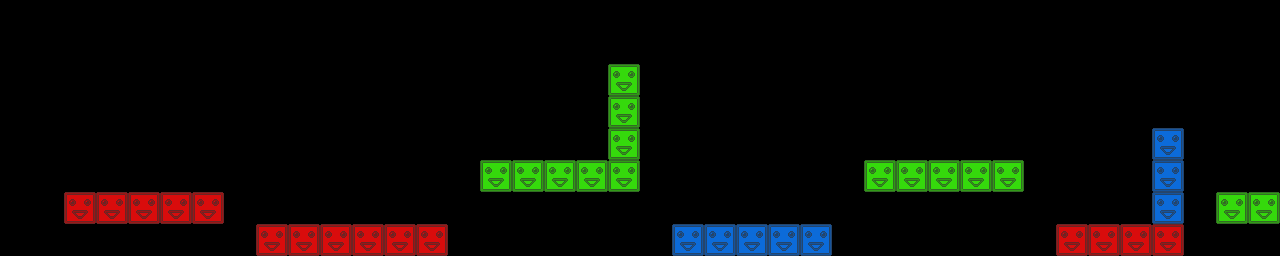

Rendered tile map (Tiled .tmx) drawn with the repository's tilesets; below, a short description and the map source with its tile grids summarised:
An orthogonal 40x8 tile map with 32x32 px tiles, 3 tile layers (red, green, blue) and 11 objects.

<map version="1.0" orientation="orthogonal" renderorder="right-down" width="40" height="8" tilewidth="32" tileheight="32">
 <tileset firstgid="1" name="blocks" tilewidth="32" tileheight="32">
  <image source="blocks.png" width="96" height="32" />
 </tileset>
 <layer name="red" width="40" height="8">
  <data>[320 cells, 15 non-empty, 1 distinct tile ids]</data>
 </layer>
 <layer name="green" width="40" height="8">
  <data>[320 cells, 15 non-empty, 1 distinct tile ids]</data>
 </layer>
 <layer name="blue" width="40" height="8">
  <data>[320 cells, 8 non-empty, 1 distinct tile ids]</data>
 </layer>
 <objectgroup name="crystals">
  <object x="185" y="160">
   <ellipse />
  </object>
  <object x="340" y="194">
   <ellipse />
  </object>
  <object x="546" y="128">
   <ellipse />
  </object>
  <object x="767" y="189">
   <ellipse />
  </object>
  <object x="945" y="133">
   <ellipse />
  </object>
  <object x="1247" y="160">
   <ellipse />
  </object>
 </objectgroup>
 <objectgroup name="spikes">
  <object x="255" y="105" height="1">
   <ellipse />
  </object>
  <object x="257" y="129" height="5">
   <ellipse />
  </object>
  <object x="847" y="93">
   <ellipse />
  </object>
  <object x="1055" y="190">
   <ellipse />
  </object>
  <object x="704" y="128">
   <ellipse />
  </object>
 </objectgroup>
</map>
